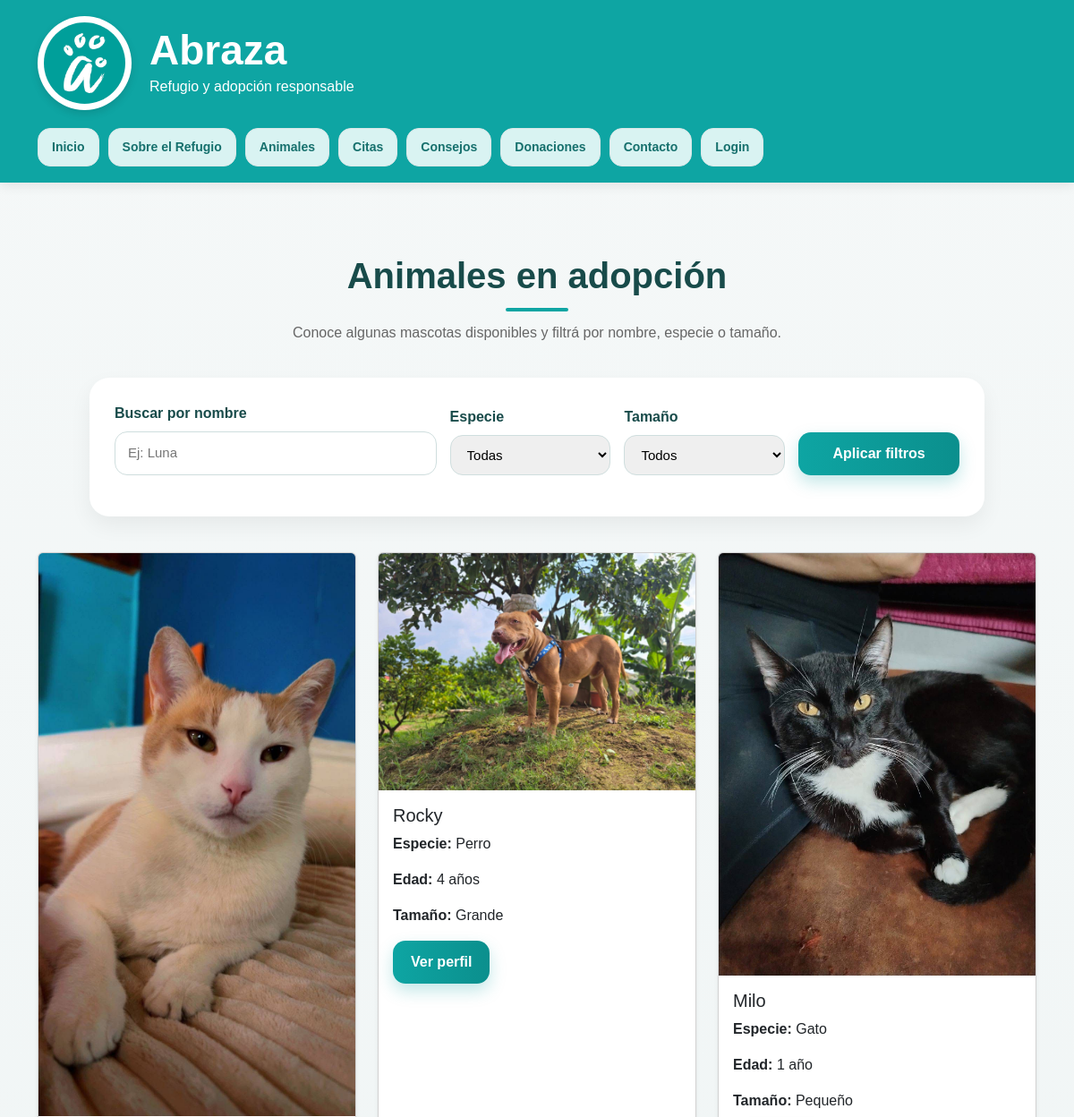
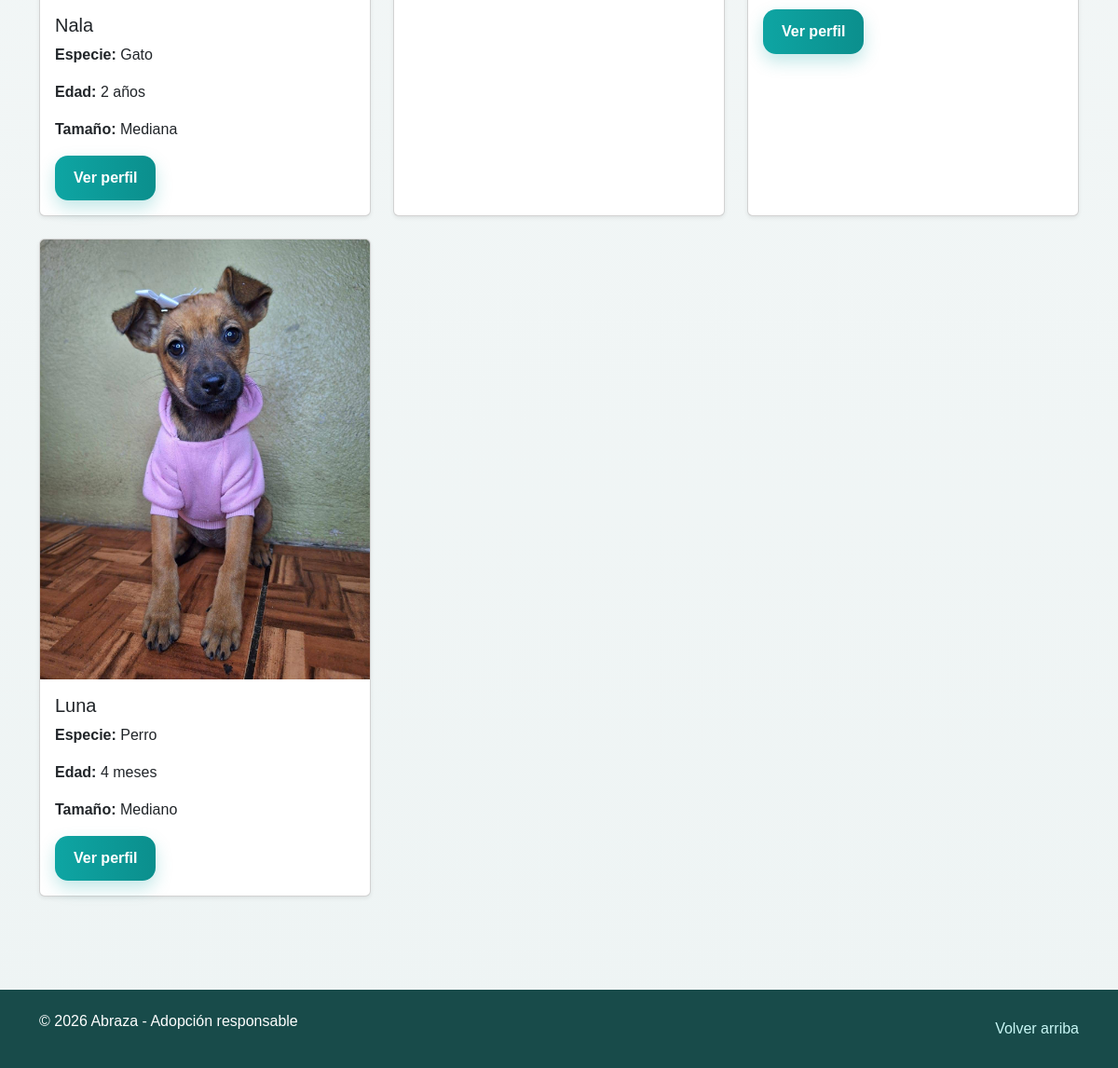
Before: /public/index.php?accion=animales with the older database file (2 pictures, top to bottom).
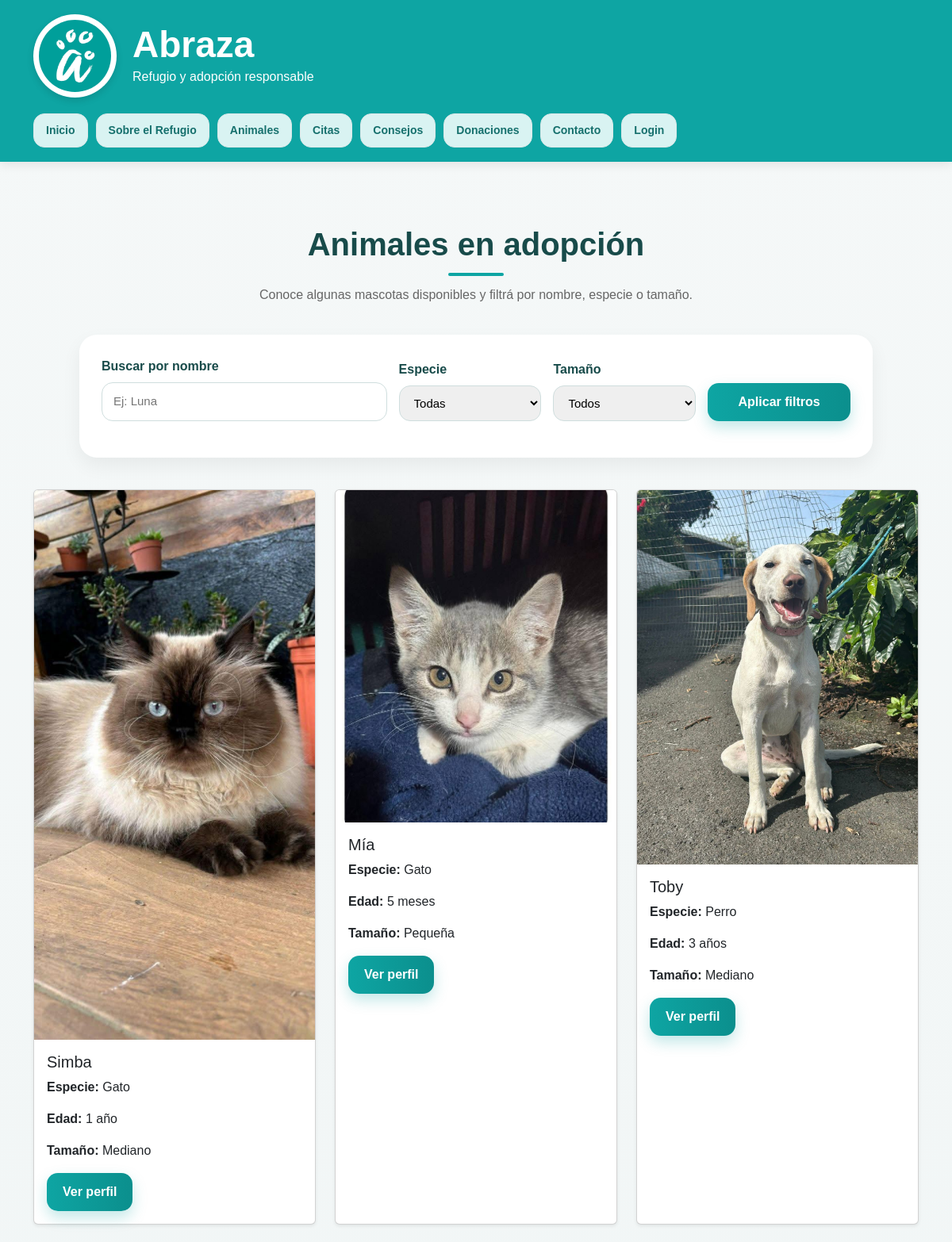
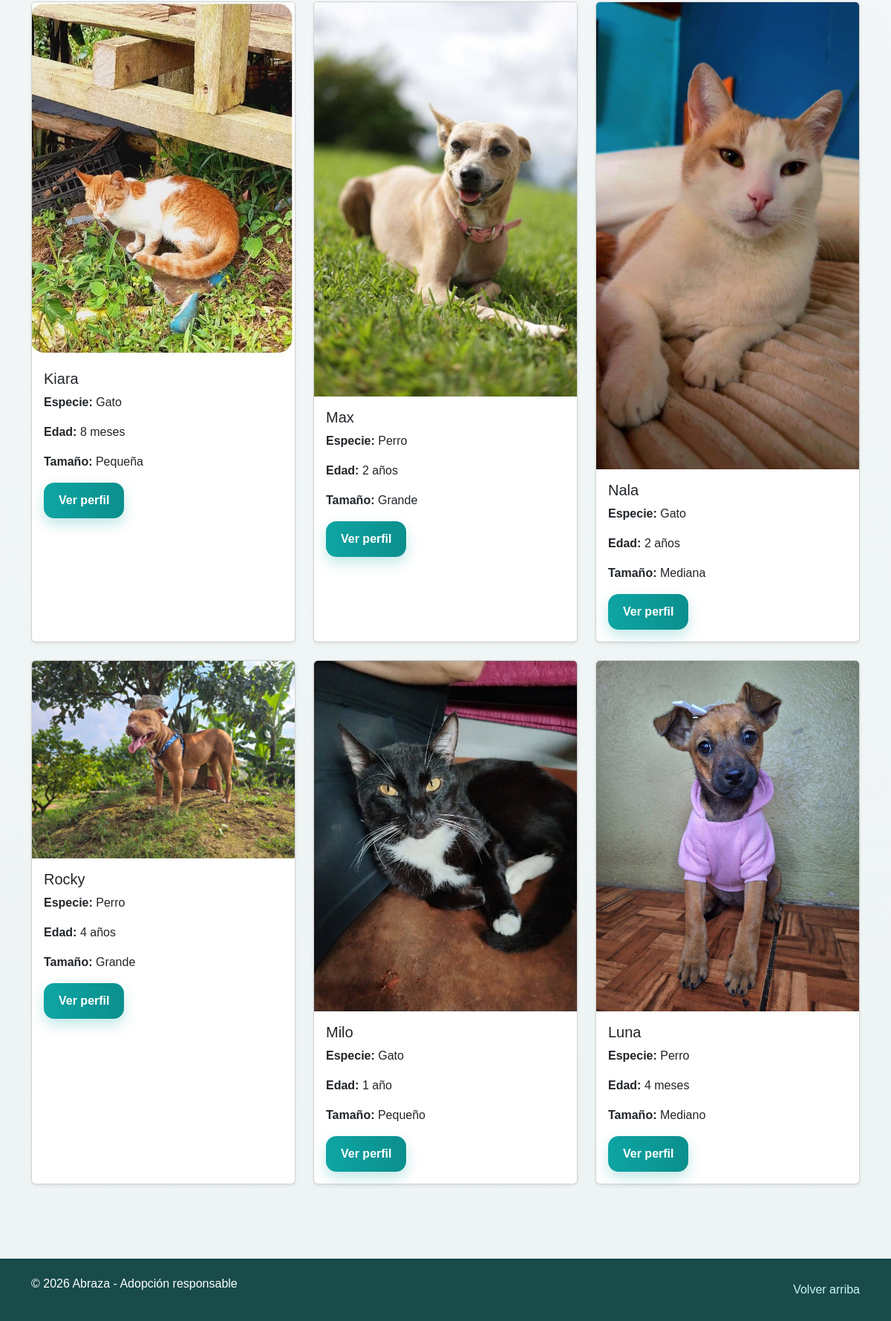
After: the same page with the newer database file (2 pictures, top to bottom).
### tables this page shows
CREATE TABLE animales (
    id INT AUTO_INCREMENT PRIMARY KEY,
    nombre VARCHAR(100) NOT NULL,
    especie VARCHAR(50) NOT NULL,
    edad VARCHAR(50) NOT NULL,
    tamano VARCHAR(50) NOT NULL,
    estado VARCHAR(100) NOT NULL,
    descripcion TEXT NOT NULL,
    imagen VARCHAR(100) DEFAULT NULL
);

### app/controllers/AnimalController.php (called while the page is built, shortened)
<?php
require_once __DIR__ . '/../../config/database.php';
require_once __DIR__ . '/../models/Animal.php';
class AnimalController
{
    private $model;
    public function __construct()
    {
        $database = new Database();
        $db = $database->connect();
        $this->model = new Animal($db);
    }
    public function index()
    {
        $animales = $this->model->obtenerTodosDisponibles();
        require_once __DIR__ . '/../views/public/animales.php';
    }
}

### app/models/Animal.php (called while the page is built, shortened)
<?php
class Animal
{
    private $conn;
    private $table = "animales";
    public function __construct($db)
    {
        $this->conn = $db;
    }
    public function obtenerTodosDisponibles()
    {
        $sql = "SELECT * FROM {$this->table} WHERE estado = 'Disponible para adopción' ORDER BY id DESC";
        $result = $this->conn->query($sql);
        return $result->fetch_all(MYSQLI_ASSOC);
    }
}

### app/views/public/animales.php (the view, shortened to what this page needs)
<?php require_once __DIR__ . '/../layouts/header.php'; ?>
<?php require_once __DIR__ . '/../layouts/nav-publico.php'; ?>
<main>
    <section class="seccion">
        <div class="container">
            <h2 class="titulo-seccion">Animales en adopción</h2>
            <p class="subtitulo-seccion">
                Conoce algunas mascotas disponibles y filtrá por nombre, especie o tamaño.
            </p>
            <div class="bloque-filtros">
                <form id="formularioFiltros" class="formulario-filtros">
                    <div class="campo-filtro">
                        <label for="buscarNombre">Buscar por nombre</label>
                        <input type="text" id="buscarNombre" placeholder="Ej: Luna">
                    </div>
                    <div class="campo-filtro">
                        <label for="filtrarEspecie">Especie</label>
                        <select id="filtrarEspecie">
                            <option value="todos">Todas</option>
                        </select>
                    </div>
                    <div class="campo-filtro">
                        <label for="filtrarTamano">Tamaño</label>
                        <select id="filtrarTamano">
                            <option value="todos">Todos</option>
                        </select>
                    </div>
                    <div class="campo-filtro campo-boton">
                        <button type="submit" class="btn boton-principal">Aplicar filtros</button>
                    </div>
                </form>
            </div>
            <div class="row g-4">
                <?php foreach ($animales as $animal): ?>
                    <div class="col-md-4 mascota"
                         data-nombre="<?= htmlspecialchars($animal['nombre']); ?>"
                         data-especie="<?= $animal['especie']; ?>"
                         data-tamano="<?= $animal['tamano']; ?>">
                        <div class="card h-100 shadow-sm">
                            <img src="img/<?= htmlspecialchars($animal['imagen']); ?>" class="card-img-top" alt="<?= htmlspecialchars($animal['nombre']); ?>">
                            <div class="card-body">
                                <h3 class="h5"><?= htmlspecialchars($animal['nombre']); ?></h3>
                                <p><strong>Especie:</strong> <?= htmlspecialchars($animal['especie']); ?></p>
                                <p><strong>Edad:</strong> <?= htmlspecialchars($animal['edad']); ?></p>
                                <p><strong>Tamaño:</strong> <?= htmlspecialchars($animal['tamano']); ?></p>
                                <a href="index.php?accion=animal&id=<?= $animal['id']; ?>" class="btn boton-principal">Ver perfil</a>
                            </div>
                        </div>
                    </div>
                <?php endforeach; ?>
            </div>
        </div>
    </section>
</main>
<?php require_once __DIR__ . '/../layouts/footer.php'; ?>

### public/index.php (shortened to what this page needs)
<?php
require_once __DIR__ . '/../app/controllers/AnimalController.php';
$accion = $_GET['accion'] ?? 'inicio';
switch ($accion) {
    case 'animales':
        (new AnimalController())->index();
        break;
}

### app/views/layouts/header.php (shortened to what this page needs)
<!DOCTYPE html>
<html lang="es">
<head>
    <link href="https://cdn.jsdelivr.net/npm/bootstrap@5.3.8/dist/css/bootstrap.min.css" rel="stylesheet">
    <link rel="stylesheet" href="/sc502-ln-proyecto-grupo-2-lunes/public/css/style_proyecto.css">
</head>
<body>

### app/views/layouts/nav-publico.php
<header class="header" id="inicio">
    <div class="container header-container">
        <div class="brand">
            <img src="img/logo.jpeg" alt="Logo Abraza" class="logo">
            <div class="texto-marca">
                <h1>Abraza</h1>
                <p>Refugio y adopción responsable</p>
            </div>
        </div>
        <nav class="menu-principal">
            <a href="index.php">Inicio</a>
            <a href="index.php?accion=sobre">Sobre el Refugio</a>
            <a href="index.php?accion=animales">Animales</a>
            <a href="index.php?accion=citas">Citas</a>
            <a href="index.php?accion=consejos">Consejos</a>
            <a href="index.php?accion=donaciones">Donaciones</a>
            <a href="index.php?accion=contacto">Contacto</a>
            <?php if (isset($_SESSION['usuario_id'])): ?>
                <a href="index.php?accion=perfil">Mi perfil</a>
                <a href="index.php?accion=logout" class="boton-login-menu">Salir</a>
            <?php else: ?>
                <a href="index.php?accion=login" class="boton-login-menu">Login</a>
            <?php endif; ?>
        </nav>
    </div>
</header>

### app/views/layouts/footer.php
<footer class="footer">
    <div class="container footer-contenido">
        <p>© <?= date('Y'); ?> Abraza - Adopción responsable</p>
        <a href="#inicio">Volver arriba</a>
    </div>
</footer>
</body>
</html>

### public/css/style_proyecto.css (style rules this page uses)
body { margin: 0; font-family: Arial, sans-serif; background: linear-gradient(to bottom, #f5f8f8, #eef4f4); color: #333; }
.header { background-color: #0ea5a3; padding: 18px 0; box-shadow: 0 4px 12px rgba(0, 0, 0, 0.08); }
.header-container { display: flex; justify-content: space-between; align-items: center; gap: 20px; flex-wrap: wrap; }
.brand { display: flex; align-items: center; gap: 20px; }
.logo { width: 105px; height: 105px; object-fit: cover; border-radius: 50%; background-color: white; padding: 7px; box-shadow: 0 4px 10px rgba(0, 0, 0, 0.12); }
.texto-marca h1 { margin: 0; color: white; font-size: 46px; font-weight: bold; line-height: 1; }
.texto-marca p { margin: 6px 0 0 0; color: white; font-size: 16px; }
.menu-principal { display: flex; gap: 10px; flex-wrap: wrap; justify-content: flex-end; }
.menu-principal a { text-decoration: none; color: #16706d; background-color: #d9f3f2; padding: 10px 15px; border-radius: 14px; font-weight: bold; font-size: 14px; border: 1px solid #dbe7e7; transition: all 0.3s ease; }
.boton-login-menu { background-color: white; color: #0ea5a3; }
.seccion { padding: 80px 0; }
.titulo-seccion { text-align: center; font-size: 40px; margin-top: 0; margin-bottom: 12px; color: #184b4a; font-weight: bold; position: relative; }
.titulo-seccion::after { content: ""; width: 70px; height: 4px; background-color: #0ea5a3; display: block; margin: 12px auto 0 auto; border-radius: 10px; }
.subtitulo-seccion { text-align: center; color: #666; margin-bottom: 38px; font-size: 16px; }
.bloque-filtros { max-width: 1000px; margin: 0 auto 40px auto; background-color: white; border-radius: 22px; padding: 28px; box-shadow: 0 10px 24px rgba(0, 0, 0, 0.06); }
.formulario-filtros { display: grid; grid-template-columns: 2fr 1fr 1fr 1fr; gap: 15px; align-items: end; }
.campo-filtro { display: flex; flex-direction: column; }
.campo-filtro label { margin-bottom: 8px; font-weight: bold; color: #184b4a; }
.campo-filtro input, .campo-filtro select { padding: 12px 14px; border: 1px solid #cfdede; border-radius: 14px; font-size: 15px; outline: none; transition: 0.3s; }
.campo-boton { justify-content: end; }
.btn { display: inline-block; text-decoration: none; border: none; border-radius: 14px; padding: 12px 20px; font-weight: bold; cursor: pointer; transition: all 0.3s ease; }
.boton-principal { background: linear-gradient(to right, #0ea5a3, #0b8f8d); color: white; box-shadow: 0 8px 18px rgba(14, 165, 163, 0.25); }
.footer { background-color: #184b4a; color: white; padding: 22px 0; margin-top: 20px; }
.footer-contenido { display: flex; justify-content: space-between; align-items: center; flex-wrap: wrap; gap: 15px; }
.footer-contenido a { color: #c8f7f5; text-decoration: none; }

Changed rows visible on the page:
added animales: imagen (picture), nombre "Simba", especie "Gato", edad "1 año", tamano "Mediano"
added animales: imagen (picture), nombre "Mía", especie "Gato", edad "5 meses", tamano "Pequeña"
added animales: imagen (picture), nombre "Toby", especie "Perro", edad "3 años", tamano "Mediano"
added animales: imagen (picture), nombre "Kiara", especie "Gato", edad "8 meses", tamano "Pequeña"
added animales: imagen (picture), nombre "Max", especie "Perro", edad "2 años", tamano "Grande"
